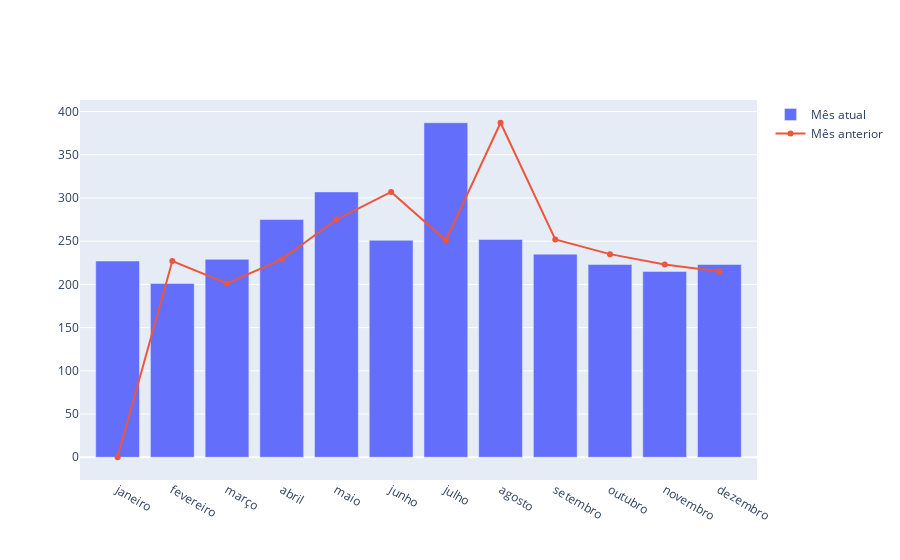

Source (notebook cell):
### Code cell
fig = go.Figure()
fig.add_trace(
    go.Bar(
        x=dataframe['NOME_MES_PARTIDA_PREVISTA'],
        y=dataframe['TOTAL_ATRASO'],
        name='Mês atual',

    )
)

fig.add_trace(
    go.Scatter(
        x=dataframe['NOME_MES_PARTIDA_PREVISTA'],
        y=dataframe['TOTAL_ATRASO_DESLOCADO'],
        name='Mês anterior'
    )
)

fig.show()

### Figure 1 — Plotly figure (JSON) as saved in the notebook; plotly's stock layout.template omitted (floating-point values rounded to 4 significant figures)
{"data": [{"name": "Mês atual", "type": "bar", "x": ["janeiro", "fevereiro", "março", "abril", "maio", "junho", "julho", "agosto", "setembro", "outubro", "novembro", "dezembro"], "y": [227, 201, 229, 275, 307, 251, 387, 252, 235, 223, 215, 223]}, {"name": "Mês anterior", "type": "scatter", "x": ["janeiro", "fevereiro", "março", "abril", "maio", "junho", "julho", "agosto", "setembro", "outubro", "novembro", "dezembro"], "y": [0, 227, 201, 229, 275, 307, 251, 387, 252, 235, 223, 215]}], "layout": {}}
